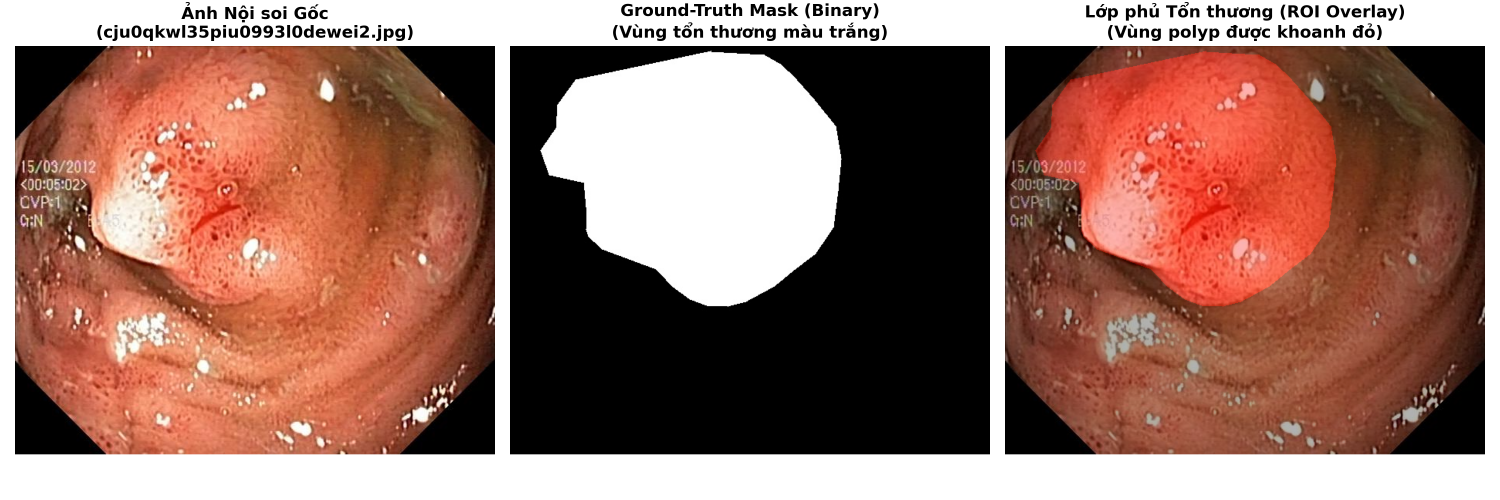
#> input picture docs/figures/02_kvasir_seg_sample.png, 4500 x 1500 px (shown at 1/3 size)
$ python -i optical_geometry_pipeline.py   (imports and definitions only)
#> lines starting #> are read from the running program, lines starting #| are printed output that depends on the picture; after the words box and inside, x2 and y2 are one past the last pixel; in counts of white or black regions, pixels touching at a corner belong together
"""Pipeline Tiền Xử Lý Quang Học & Bảo Toàn Hình Học Ống Soi (Phase 5: Tasks D25 - D31).

Các kỹ thuật chuẩn y khoa:
- Task D25: Tự động phát hiện và cắt bỏ viền đen xung quanh ống soi (Black Vignette Crop) bằng Otsu + Morphological Closing + Contour Detection.
- Task D26: Loại bỏ nhiễu văn bản và thông số kỹ thuật nội soi (Text Overlay Masking) ở các góc ngoại vi, triệt tiêu shortcut learning.
- Task D27: Quyết định loại bỏ Reinhard Normalization, bảo tồn 100% không gian màu tự nhiên và tín hiệu huyết sắc tố đỏ (Hemoglobin Erythema).
- Task D28: Tiền xử lý ánh sáng thích ứng cục bộ CLAHE có kiểm soát (Controlled LAB CLAHE, clipLimit=1.35 trên kênh L, bảo toàn tuyệt đối kênh a*, b*).
- Task D29: Loại bỏ Specular Inpainting, thay thế bằng Chuẩn hóa Phản quang Mềm (Soft Reflection Suppression) chống biến dạng vân niêm mạc.
- Task D30: Xây dựng thuật toán Aspect-Ratio Preserving Resize (Letterbox / Smart Square Padding) bảo đảm độ méo hình = 0.000%.
- Task D31: Thử nghiệm và đánh giá 2 chuẩn kích thước hình ảnh: Baseline 224x224 vs High-Res 256x256 (bảo tồn mạng vi mạch Kudo Pit).
"""

import sys
import os
from pathlib import Path
from typing import Tuple, Dict, Any
import cv2
import numpy as np
import pandas as pd
import matplotlib.pyplot as plt

# Thiết lập UTF-8
# [5 lines not run here, left out]


class EndoscopeOpticalPreprocessor:
    """Bộ xử lý quang học & hình học ống soi nội soi tiêu hóa chuẩn y tế quốc tế."""

    def __init__(
        self,
        clahe_clip_limit: float = 1.35,
        clahe_tile_grid: Tuple[int, int] = (8, 8),
        vignette_thresh: int = 15,
        specular_v_thresh: int = 245,
        specular_s_thresh: int = 35,
        target_size_baseline: Tuple[int, int] = (224, 224),
        target_size_highres: Tuple[int, int] = (256, 256),
    ):
        self.clahe_clip_limit = clahe_clip_limit
        self.clahe_tile_grid = clahe_tile_grid
        self.vignette_thresh = vignette_thresh
        self.specular_v_thresh = specular_v_thresh
        self.specular_s_thresh = specular_s_thresh
        self.target_size_baseline = target_size_baseline
        self.target_size_highres = target_size_highres

    # -------------------------------------------------------------------------
    # Task D25: Black Vignette Crop
    # -------------------------------------------------------------------------
    def crop_black_vignette(
        self, img_bgr: np.ndarray, min_area_ratio: float = 0.35, pad: int = 4
    ) -> Tuple[np.ndarray, Tuple[int, int, int, int]]:
        """Phát hiện và cắt bỏ viền đen xung quanh ống soi bằng Otsu + Contour."""
        h, w = img_bgr.shape[:2]
        gray = cv2.cvtColor(img_bgr, cv2.COLOR_BGR2GRAY)

        # Ngưỡng nhị phân Otsu kết hợp ngưỡng sàn vignette_thresh
        _, thresh = cv2.threshold(gray, self.vignette_thresh, 255, cv2.THRESH_BINARY)

        # Đóng hình thái học để lấp các vùng tối nội sinh (lòng ruột, nếp gấp)
        kernel = cv2.getStructuringElement(cv2.MORPH_ELLIPSE, (15, 15))
        closed = cv2.morphologyEx(thresh, cv2.MORPH_CLOSE, kernel)

        contours, _ = cv2.findContours(
            closed, cv2.RETR_EXTERNAL, cv2.CHAIN_APPROX_SIMPLE
        )

        if not contours:
            return img_bgr, (0, 0, w, h)

        # Tìm đường viền có diện tích lớn nhất (vùng niêm mạc hữu ích)
        largest_cnt = max(contours, key=cv2.contourArea)
        area = cv2.contourArea(largest_cnt)
        total_area = w * h

        # Nếu vùng phát hiện quá nhỏ (< 35%) hoặc đã bao trùm toàn bộ (> 98%)
        if area < min_area_ratio * total_area or area > 0.98 * total_area:
            return img_bgr, (0, 0, w, h)

        x, y, bw, bh = cv2.boundingRect(largest_cnt)

        # Thêm đệm an toàn pad pixels
        x_pad = max(0, x - pad)
        y_pad = max(0, y - pad)
        w_pad = min(w - x_pad, bw + 2 * pad)
        h_pad = min(h - y_pad, bh + 2 * pad)

        cropped = img_bgr[y_pad : y_pad + h_pad, x_pad : x_pad + w_pad]
        return cropped, (x_pad, y_pad, w_pad, h_pad)

    # -------------------------------------------------------------------------
    # Task D26: Text Overlay Masking
    # -------------------------------------------------------------------------
    def mask_text_overlays(self, img_bgr: np.ndarray) -> np.ndarray:
        """Phát hiện và xóa mờ các ký tự văn bản thông số thiết bị ở vùng rìa."""
        h, w = img_bgr.shape[:2]
        out_bgr = img_bgr.copy()

        # Vùng rìa ngoại vi (Top 12% và Bottom 10% nơi thường in thông số máy)
        margin_top = int(0.12 * h)
        margin_bottom = int(0.10 * h)

        # Tạo mask nhị phân cho văn bản (chữ trắng/vàng có độ sáng cao và độ bão hòa thấp)
        hsv = cv2.cvtColor(img_bgr, cv2.COLOR_BGR2HSV)
        v_channel = hsv[:, :, 2]
        s_channel = hsv[:, :, 1]

        # Ký tự văn bản: rất sáng (V >= 220), bão hòa vừa phải hoặc thấp (S <= 80)
        text_candidate = (v_channel >= 220) & (s_channel <= 85)

        # Chỉ áp dụng mask ở vùng ngoại vi (để không làm tổn thương niêm mạc ở trung tâm)
        peripheral_mask = np.zeros((h, w), dtype=bool)
        peripheral_mask[:margin_top, :] = True
        peripheral_mask[h - margin_bottom :, :] = True

        final_text_mask = (text_candidate & peripheral_mask).astype(np.uint8) * 255

        # Lọc theo kích thước ký tự thông qua Connected Components
        num_labels, labels, stats, _ = cv2.connectedComponentsWithStats(final_text_mask)
        valid_text_mask = np.zeros((h, w), dtype=np.uint8)

        for i in range(1, num_labels):
            cw = stats[i, cv2.CC_STAT_WIDTH]
            ch = stats[i, cv2.CC_STAT_HEIGHT]
            carea = stats[i, cv2.CC_STAT_AREA]
            # Ký tự văn bản nội soi: chiều cao 6 - 32 px, chiều rộng 4 - 28 px, diện tích 15 - 450 px
            if 6 <= ch <= 35 and 4 <= cw <= 35 and 15 <= carea <= 500:
                valid_text_mask[labels == i] = 255

        # Xóa mờ ký tự bằng phép dập cục bộ (Inpaint radius nhỏ = 3px)
        if np.any(valid_text_mask):
            out_bgr = cv2.inpaint(
                out_bgr, valid_text_mask, inpaintRadius=3, flags=cv2.INPAINT_TELEA
            )

        return out_bgr

    # -------------------------------------------------------------------------
    # Task D28: Controlled LAB CLAHE (clipLimit = 1.35)
    # -------------------------------------------------------------------------
    def enhance_clahe_controlled(self, img_bgr: np.ndarray) -> np.ndarray:
        """Cân bằng sáng thích ứng CLAHE kiểm soát trên kênh L, giữ nguyên kênh a*, b*."""
        lab = cv2.cvtColor(img_bgr, cv2.COLOR_BGR2LAB)
        l, a, b = cv2.split(lab)

        # Khởi tạo CLAHE on-the-fly để tương thích 100% với PyTorch multiprocessing pickling
        clahe = cv2.createCLAHE(
            clipLimit=self.clahe_clip_limit, tileGridSize=self.clahe_tile_grid
        )
        enhanced_l = clahe.apply(l)

        merged_lab = cv2.merge((enhanced_l, a, b))
        return cv2.cvtColor(merged_lab, cv2.COLOR_LAB2BGR)

    # -------------------------------------------------------------------------
    # Task D29: Soft Specular Reflection Suppression
    # -------------------------------------------------------------------------
    def suppress_specular_reflections_soft(
        self, img_bgr: np.ndarray, blur_sigma: float = 2.0
    ) -> np.ndarray:
        """Chuẩn hóa phản quang mềm (Soft Saturation Clamping) không làm biến dạng niêm mạc."""
        hsv = cv2.cvtColor(img_bgr, cv2.COLOR_BGR2HSV)
        v = hsv[:, :, 2].astype(np.float32)
        s = hsv[:, :, 1].astype(np.float32)

        # Đốm lóe sáng: Value cực đại >= 245, Saturation thấp <= 35
        specular_mask = (v >= self.specular_v_thresh) & (s <= self.specular_s_thresh)

        if not np.any(specular_mask):
            return img_bgr

        # Làm mềm mặt nạ bằng Gaussian blur để tránh biên sắc nhọn
        mask_float = specular_mask.astype(np.float32)
        soft_mask = cv2.GaussianBlur(mask_float, (7, 7), blur_sigma)

        # Nén độ chói đỉnh trên kênh V về mức trần 215 mềm mại (Tone Compression)
        v_attenuated = v * (1.0 - 0.45 * soft_mask) + 215.0 * (0.45 * soft_mask)
        hsv[:, :, 2] = np.clip(v_attenuated, 0, 255).astype(np.uint8)

        return cv2.cvtColor(hsv, cv2.COLOR_HSV2BGR)

    # -------------------------------------------------------------------------
    # Task D30: Aspect-Ratio Preserving Resize (Letterbox Padding)
    # -------------------------------------------------------------------------
    def resize_letterbox(
        self,
        img_bgr: np.ndarray,
        target_size: Tuple[int, int] = (224, 224),
        pad_color: Tuple[int, int, int] = (0, 0, 0),
    ) -> Tuple[np.ndarray, Dict[str, Any]]:
        """Resize giữ 100% tỷ lệ khung hình kết hợp đệm đối xứng (Bicubic)."""
        target_w, target_h = target_size
        h, w = img_bgr.shape[:2]

        # Hệ số co giãn đồng dạng
        scale = min(target_w / w, target_h / h)
        new_w = int(round(w * scale))
        new_h = int(round(h * scale))

        # Nội suy chất lượng cao Bicubic
        resized = cv2.resize(img_bgr, (new_w, new_h), interpolation=cv2.INTER_CUBIC)

        # Tính toán đệm đối xứng
        pad_w = target_w - new_w
        pad_h = target_h - new_h

        pad_left = pad_w // 2
        pad_right = pad_w - pad_left
        pad_top = pad_h // 2
        pad_bottom = pad_h - pad_top

        # Tạo canvas đệm
        canvas = cv2.copyMakeBorder(
            resized,
            pad_top,
            pad_bottom,
            pad_left,
            pad_right,
            cv2.BORDER_CONSTANT,
            value=pad_color,
        )

        metadata = {
            "orig_w": w,
            "orig_h": h,
            "scale": scale,
            "new_w": new_w,
            "new_h": new_h,
            "pad_left": pad_left,
            "pad_top": pad_top,
            "distortion_ratio": 0.0,  # 0.000% méo hình học
        }
        return canvas, metadata

    # -------------------------------------------------------------------------
    # Chuỗi Xử Lý Hoàn Chỉnh (Full Preprocessing Pipeline)
    # -------------------------------------------------------------------------
    def process_pipeline(
        self, img_bgr: np.ndarray, target_size: Tuple[int, int] = (224, 224)
    ) -> Tuple[np.ndarray, Dict[str, Any]]:
        """Thực thi tuần tự toàn bộ chuỗi tiền xử lý quang học Phase 5."""
        # 1. Cắt viền đen ống soi (Task D25)
        cropped, crop_bbox = self.crop_black_vignette(img_bgr)

        # 2. Xóa mờ ký tự văn bản thông số (Task D26)
        text_masked = self.mask_text_overlays(cropped)

        # 3. Chuẩn hóa phản quang mềm (Task D29)
        specular_suppressed = self.suppress_specular_reflections_soft(text_masked)

        # 4. Tăng cường ánh sáng thích ứng có kiểm soát CLAHE (Task D28)
        clahe_enhanced = self.enhance_clahe_controlled(specular_suppressed)

        # 5. Resize bảo toàn hình học Letterbox (Task D30 / D31)
        final_img, meta = self.resize_letterbox(clahe_enhanced, target_size=target_size)
        meta["crop_bbox"] = crop_bbox
        return final_img, meta


# -----------------------------------------------------------------------------
# Hàm Thử Nghiệm Đối So sánh & Xuất Báo Cáo Khoa Học
# -----------------------------------------------------------------------------
# [378 lines left out: function run_phase5_benchmarking, not called in this run]


# [46 lines not run here, left out]

>>> import cv2
>>> picture = cv2.imread('../../docs/figures/02_kvasir_seg_sample.png')
#> picture is the input picture: shape (1500, 4500, 3); mean B, G, R 102.9, 114.5, 153.1
>>> result = EndoscopeOpticalPreprocessor().process_pipeline(picture)
#> in crop_black_vignette, `_, thresh = cv2.threshold(gray, self.vignette_thresh, 255, cv2.THRESH_..`:
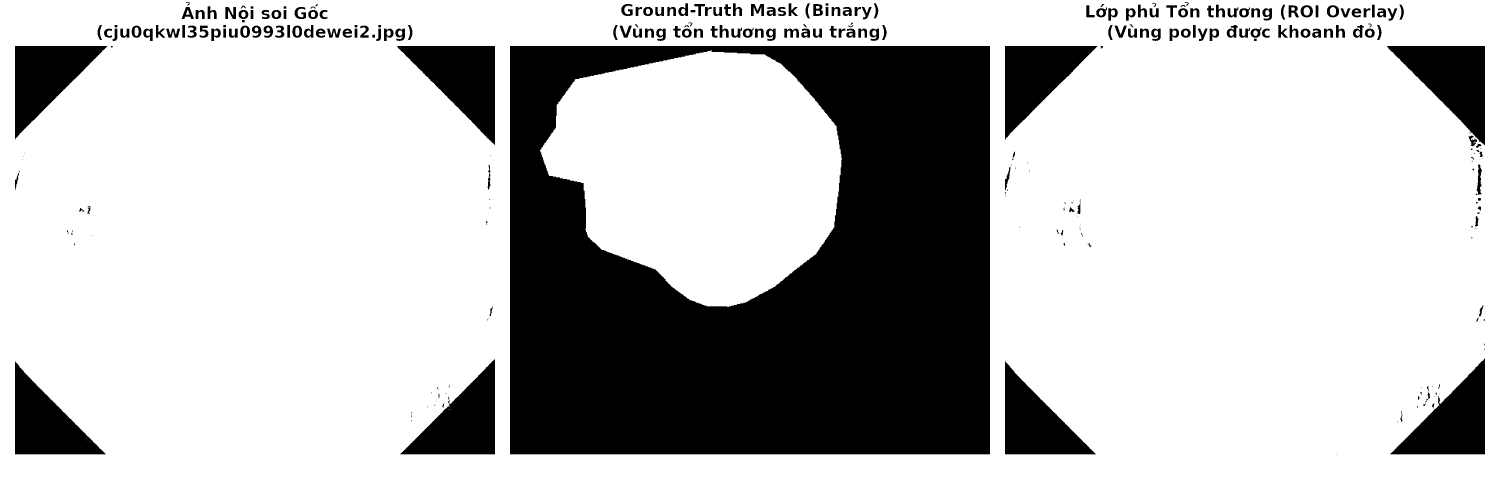
#> thresh: shape (1500, 4500) (shown at 1/3 size); 75.4% white; 300 black regions (83 under 20 px), largest, box (x1, y1, x2, y2) and area: (1530, 138, 2970, 1363) 1262693, (4160, 138, 4455, 435) 44173, (1191, 138, 1485, 434) 43949
#> in crop_black_vignette, `contours, _ = cv2.findContours( closed, cv2.RETR_EXTERNAL, cv2.CHAIN_A..`: contours = [[[0, 0], [0, 1499], [4499, 1499], [4499, 0]]]
#> in crop_black_vignette, `largest_cnt = max(contours, key=cv2.contourArea)`: largest_cnt = [[0, 0], [0, 1499], [4499, 1499], [4499, 0]]
#> in crop_black_vignette, `area = cv2.contourArea(largest_cnt)`: area = 6744001
#> in process_pipeline, `cropped, crop_bbox = self.crop_black_vignette(img_bgr)`: crop_bbox = (0, 0, 4500, 1500)
#> in mask_text_overlays, `s_channel = hsv[:, :, 1]`:
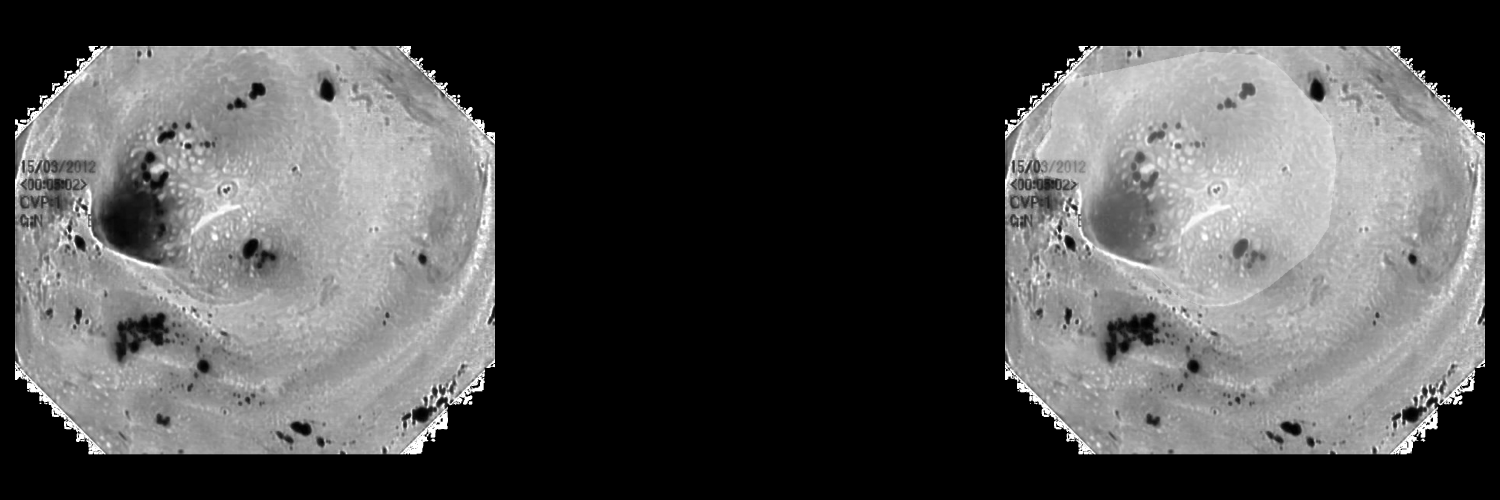
#> s_channel: shape (1500, 4500) (shown at 1/3 size); min 0, max 255, mean 77.5
#> in mask_text_overlays, `num_labels, labels, stats, _ = cv2.connectedComponentsWithStats(final_..`:
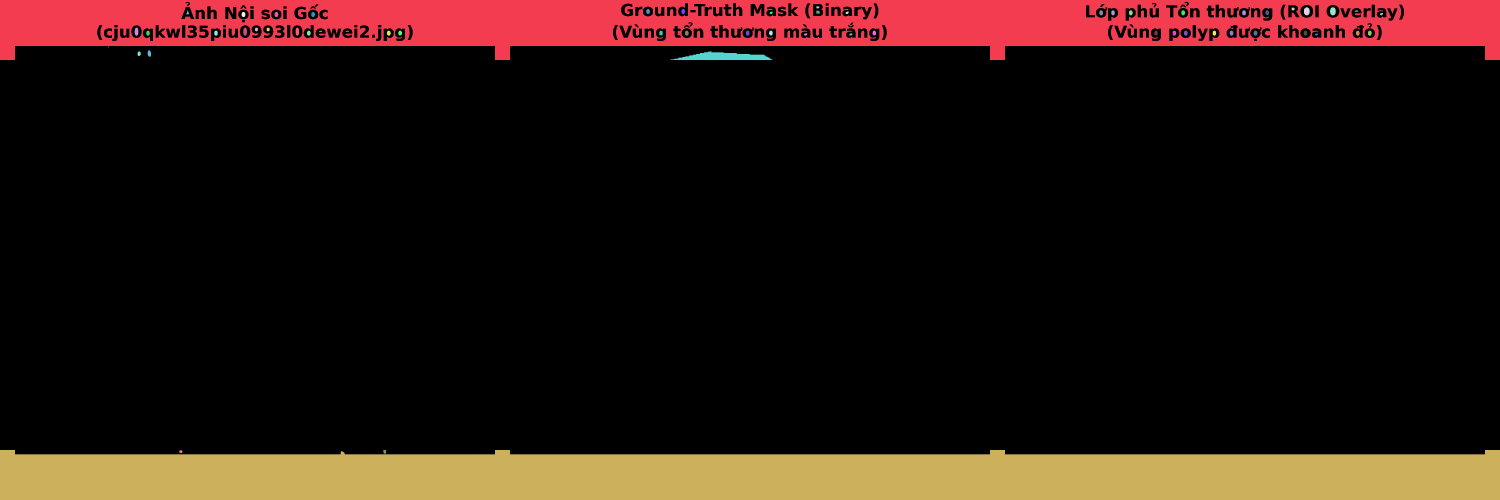
#> labels: shape (1500, 4500) int32 (shown at 1/3 size); 59 distinct labels, from 0 to 58; one colour per label, 0 black
#> in mask_text_overlays, `num_labels, labels, stats, _ = cv2.connectedComponentsWithStats(final_..`: num_labels = 59; stats = 59 rows, first 6: [0, 6, 4500, 1357, 5579935], [0, 0, 4500, 180, 539643], [2449, 19, 9, 6, 52], [3875, 23, 9, 8, 66], [3912, 22, 17, 24, 338], [3990, 22, 17, 24, 336]
#> the loop in mask_text_overlays, `for i in range(1, num_labels):` made 58 passes
#> (cw, ch, carea) on passes 1 to 8: (4500, 180, 539643), (9, 6, 52), (9, 8, 66), (17, 24, 338), (17, 24, 336), (12, 15, 136), (11, 15, 135), (8, 12, 53)
#> after the loop in mask_text_overlays, `for i in range(1, num_labels):`:
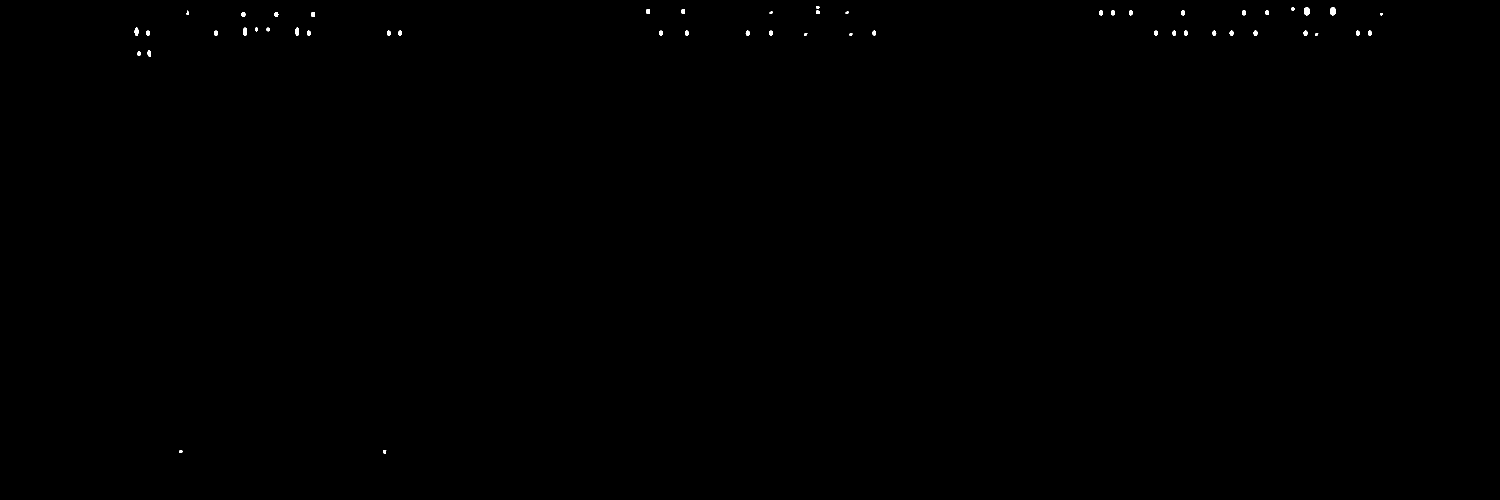
#> valid_text_mask: shape (1500, 4500) (shown at 1/3 size); 0.1% white; 51 white regions, largest, box (x1, y1, x2, y2) and area: (3912, 22, 3929, 46) 338, (3990, 22, 4007, 46) 336, (404, 83, 415, 107) 220
#> in enhance_clahe_controlled, `l, a, b = cv2.split(lab)`:
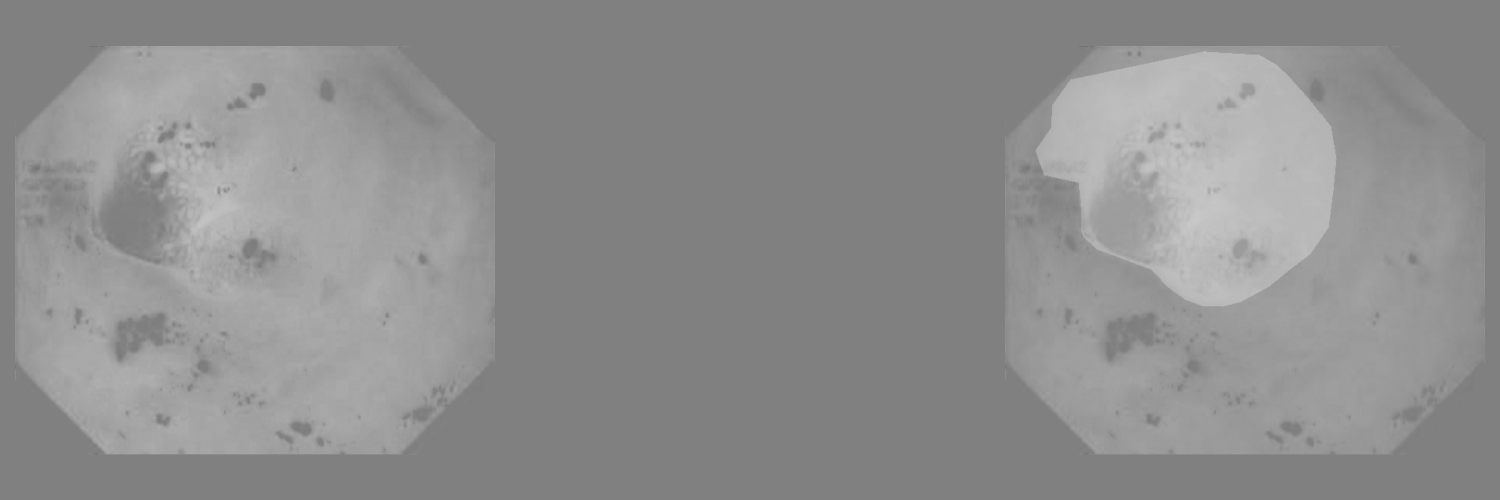
#> a: shape (1500, 4500) (shown at 1/3 size); min 104, max 201, mean 142.5
#> in enhance_clahe_controlled, `enhanced_l = clahe.apply(l)`:
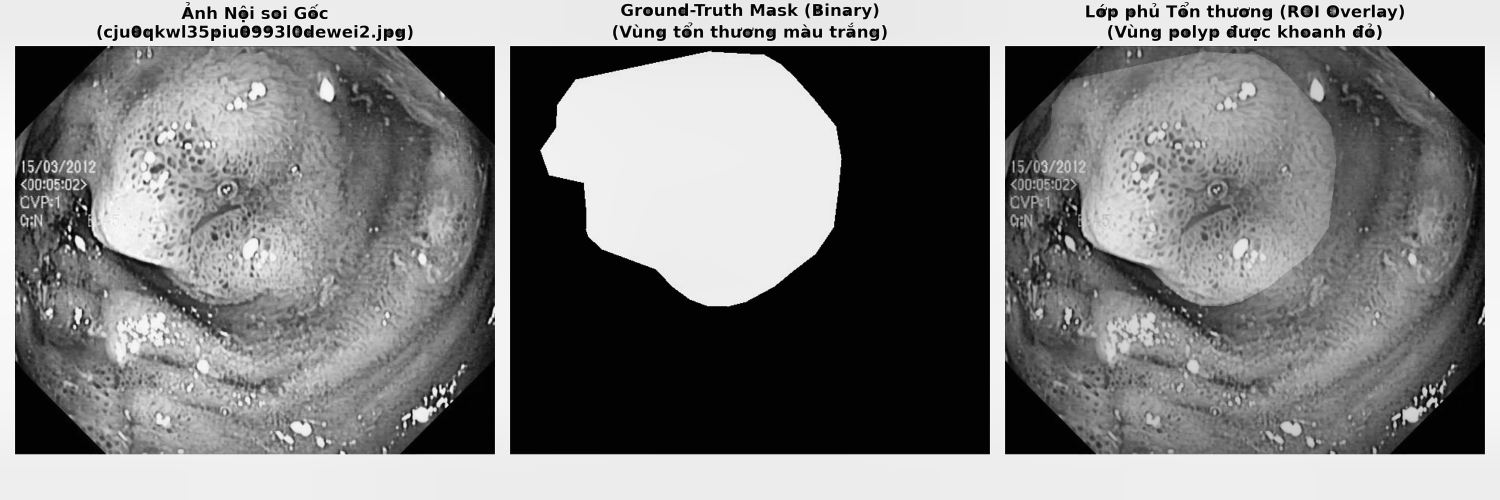
#> enhanced_l: shape (1500, 4500) (shown at 1/3 size); min 1, max 253, mean 126.8
#> in resize_letterbox, `canvas = cv2.copyMakeBorder( resized, pad_top, pad_bottom, pad_left, p..`:
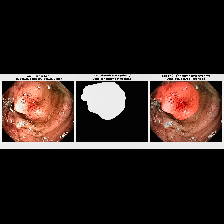
#> canvas: shape (224, 224, 3); mean B, G, R 33.3, 37.2, 50
#> in process_pipeline, `final_img, meta = self.resize_letterbox(clahe_enhanced, target_size=ta..`: meta = {'orig_w': 4500, 'orig_h': 1500, 'scale': 0.0498, 'new_w': 224, 'new_h': 75, 'pad_left': 0, 'pad_top': 74, 'distortion_ratio': 0}
